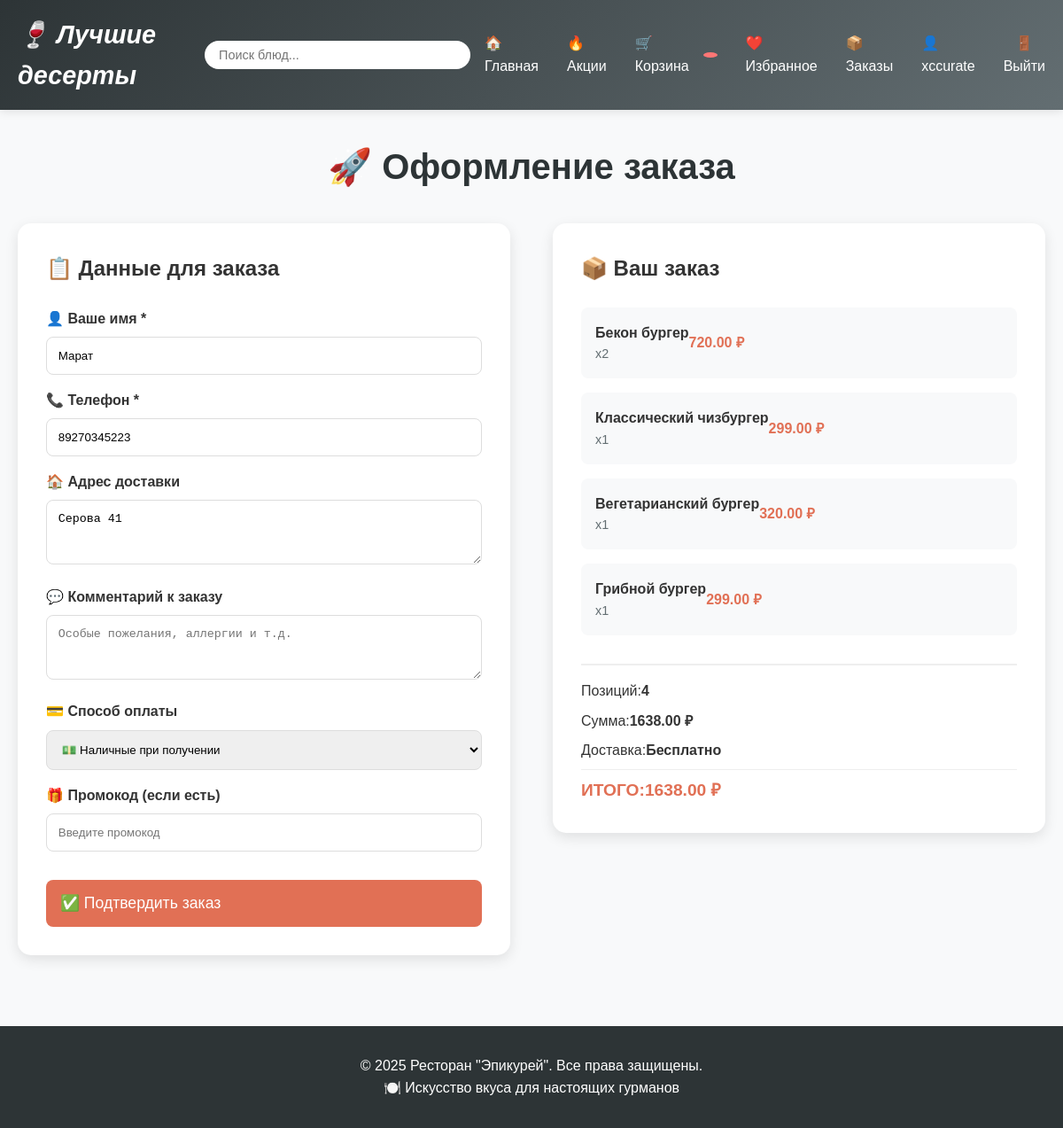
/checkout/ (signed in), run on an earlier commit of the app's database.
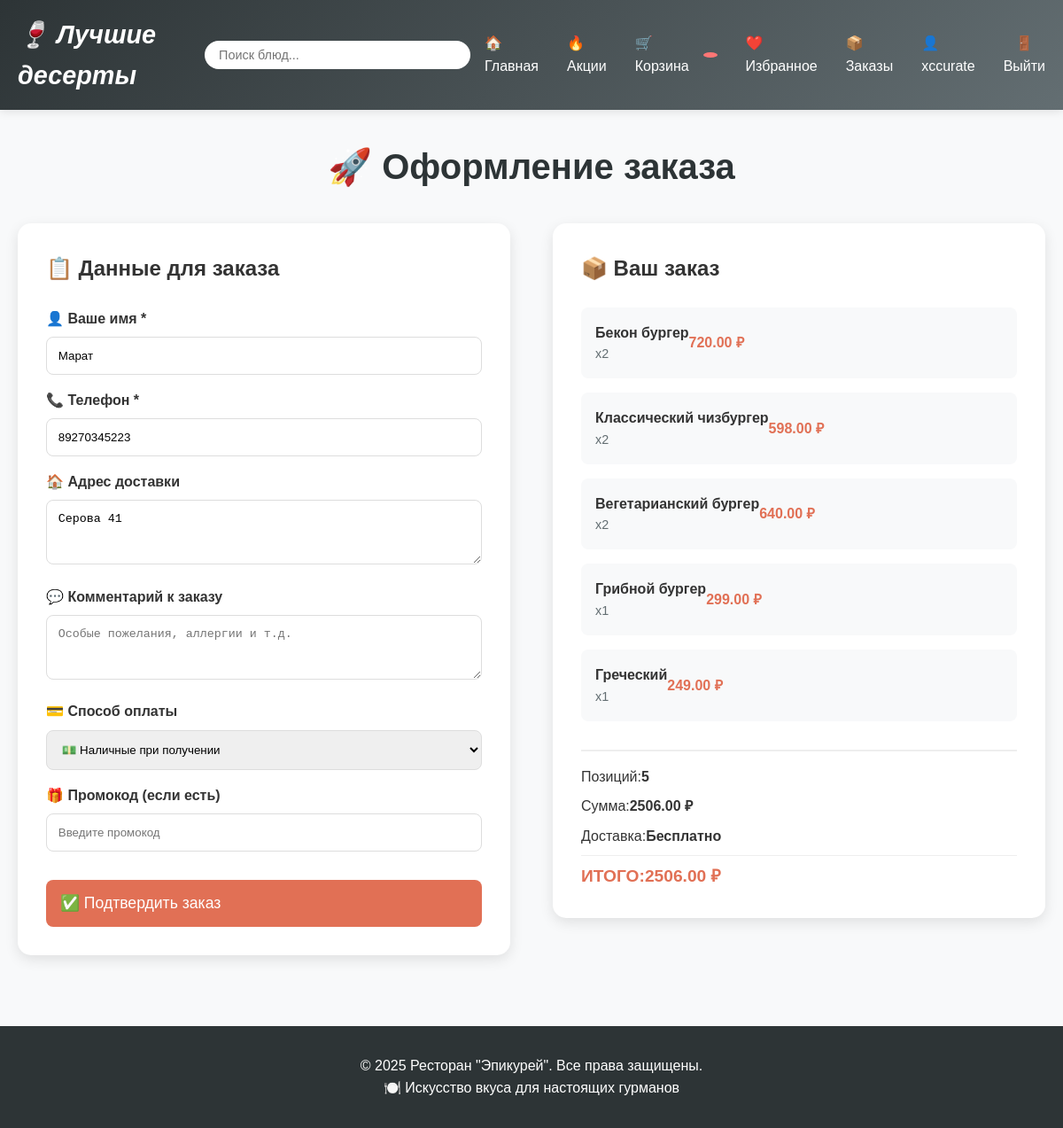
And on a later commit of the database.
### first_app/models.py (models this page shows, shortened)
class ЭлементКорзины(models.Model):
    корзина = models.ForeignKey(Корзина, on_delete=models.CASCADE, related_name='элементы')
    блюдо = models.ForeignKey(Блюдо, on_delete=models.CASCADE)
    количество = models.PositiveIntegerField(default=1)
    добавлено = models.DateTimeField(auto_now_add=True)
    class Meta:
        db_table = 'элементы_корзины'
        verbose_name = "Элемент корзины"
        verbose_name_plural = "Элементы корзины"
        unique_together = ['корзина', 'блюдо']
    @property
    def подитог(self):
        return self.количество * self.блюдо.текущая_цена

class Блюдо(models.Model):
    ТИП_БЛЮДА = [
        ('закуска', 'Закуска'),
        ('салат', 'Салат'),
        ('суп', 'Суп'),
        ('основное', 'Основное блюдо'),
        ('десерт', 'Десерт'),
        ('напиток', 'Напиток'),
    ]
    УРОВЕНЬ_ОСТРОТЫ = [
        (0, 'Не острое'),
        (1, 'Слабо острое'),
        (2, 'Средне острое'),
        (3, 'Острое'),
        (4, 'Очень острое')
    ]
    категория = models.ForeignKey(Категория, on_delete=models.CASCADE, related_name='блюда')
    тип_блюда = models.CharField(max_length=20, choices=ТИП_БЛЮДА, default='основное')
    название = models.CharField(max_length=200, verbose_name="Название блюда")
    slug = models.SlugField(max_length=200, unique=True, verbose_name="URL")
    описание = models.TextField(blank=True, verbose_name="Описание")
    цена = models.DecimalField(max_digits=10, decimal_places=2, verbose_name="Цена")
    изображение = models.CharField(max_length=500, blank=True, verbose_name="Ссылка на изображение")
    вес_объем = models.CharField(max_length=50, verbose_name="Вес/Объем")
    состав = models.TextField(verbose_name="Состав")
    пищевая_ценность = models.JSONField(default=dict, verbose_name="Пищевая ценность")
    время_приготовления = models.PositiveIntegerField(default=15, verbose_name="Время приготовления (мин)")
    уровень_остроты = models.PositiveIntegerField(choices=УРОВЕНЬ_ОСТРОТЫ, default=0)
    теги = models.JSONField(default=list)
    активно = models.BooleanField(default=True)
    акция = models.BooleanField(default=False)
    цена_со_скидкой = models.DecimalField(max_digits=10, decimal_places=2, blank=True, null=True)
    популярность = models.IntegerField(default=0)
    создано = models.DateTimeField(auto_now_add=True)
    обновлено = models.DateTimeField(auto_now=True)
    class Meta:
        db_table = 'блюда'
        verbose_name = "Блюдо"
        verbose_name_plural = "Блюда"
        ordering = ['-популярность', 'название']
    @property
    def текущая_цена(self):
        if self.акция and self.цена_со_скидкой:
            return self.цена_со_скидкой
        return self.цена

class Корзина(models.Model):
    пользователь = models.ForeignKey(User, on_delete=models.CASCADE, related_name='корзина')
    создано = models.DateTimeField(auto_now_add=True)
    обновлено = models.DateTimeField(auto_now=True)
    class Meta:
        db_table = 'корзины'
        verbose_name = "Корзина"
        verbose_name_plural = "Корзины"
    @property
    def общая_сумма(self):
        return sum(item.подитог for item in self.элементы.all())
    @property
    def количество_позиций(self):
        return self.элементы.count()

### first_app/views.py (the view, shortened to what this page needs)
# urls.py: path('checkout/', views.оформление_заказа, name='оформление_заказа'),
@login_required
def оформление_заказа(request):
    корзина_пользователя = get_object_or_404(Корзина, пользователь=request.user)
    элементы = корзина_пользователя.элементы.all()
    if not элементы:
        messages.error(request, 'Корзина пуста!')
        return redirect('корзина')
    return render(request, 'оформление_заказа.html', {
        'корзина': корзина_пользователя,
        'элементы': элементы
    })

### templates/Оформление_заказа.html (shortened to what the changed rows need)
{% extends 'base.html' %}
{% block content %}
<h1 class="page-title">🚀 Оформление заказа</h1>
<div style="display: grid; grid-template-columns: 1fr 1fr; gap: 3rem;">
    <div style="background: white; padding: 2rem; border-radius: 15px; box-shadow: 0 5px 15px rgba(0,0,0,0.1);">
        <h2 style="margin-bottom: 1.5rem;">📋 Данные для заказа</h2>
    </div>
    <div style="background: white; padding: 2rem; border-radius: 15px; box-shadow: 0 5px 15px rgba(0,0,0,0.1); height: fit-content;">
        <h2 style="margin-bottom: 1.5rem;">📦 Ваш заказ</h2>
        <div style="display: grid; gap: 1rem; margin-bottom: 2rem;">
            {% for элемент in элементы %}
            <div style="display: flex; justify-content: between; align-items: center; padding: 1rem; background: #f8f9fa; border-radius: 8px;">
                <div>
                    <strong>{{ элемент.блюдо.название }}</strong>
                    <div style="color: #636e72; font-size: 0.9rem;">x{{ элемент.количество }}</div>
                </div>
                <div style="font-weight: bold; color: #e17055;">
                    {{ элемент.подитог }} ₽
                </div>
            </div>
            {% endfor %}
        </div>
        <div style="border-top: 2px solid #eee; padding-top: 1rem;">
            <div style="display: flex; justify-content: between; margin-bottom: 0.5rem;">
                <span>Позиций:</span>
                <strong>{{ корзина.количество_позиций }}</strong>
            </div>
            <div style="display: flex; justify-content: between; margin-bottom: 0.5rem;">
                <span>Сумма:</span>
                <strong>{{ корзина.общая_сумма }} ₽</strong>
            </div>
            <div style="display: flex; justify-content: between; font-size: 1.2rem; font-weight: bold; color: #e17055; border-top: 1px solid #eee; padding-top: 0.5rem;">
                <span>ИТОГО:</span>
                <strong>{{ корзина.общая_сумма }} ₽</strong>
            </div>
        </div>
    </div>
</div>
{% endblock %}

What changed in the data, as far as the page shows it:
changed ЭлементКорзины "Классический чизбургер": количество "1" → "2"; количество+блюдо "299.00" → "598.00"
changed ЭлементКорзины "Вегетарианский бургер": количество "1" → "2"; количество+блюдо "320.00" → "640.00"
added ЭлементКорзины: блюдо.название "Греческий", количество "1", количество+блюдо "249.00"
changed through a linked row, Корзина: id "4" → "5"; id.количество "1638.00" → "2506.00"
